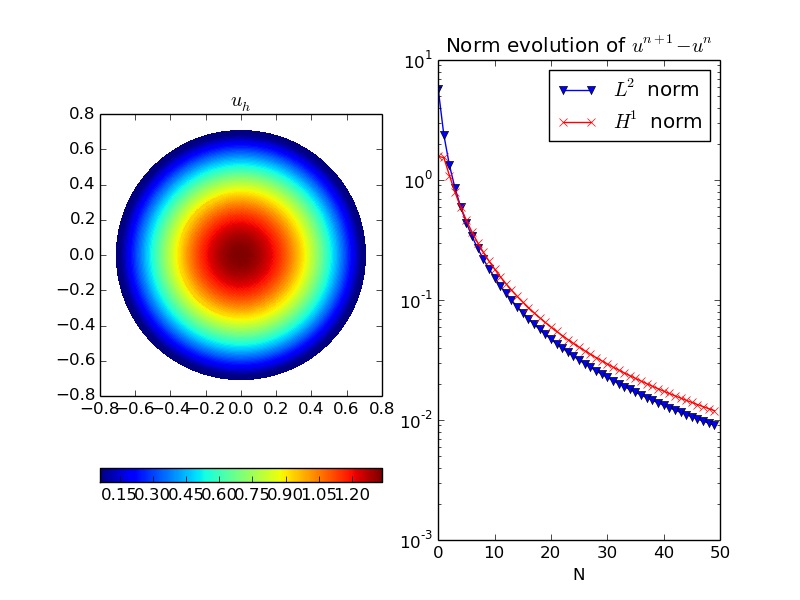

Source code (Python):
#! /usr/bin/python

# ...
try:
    from matplotlib import pyplot as plt
    PLOT=True
except ImportError:
    PLOT=False
# ...
import numpy                as np
from caid.cad_geometry import circle
from caid.cad_geometry import circle_5mp
from pigasus.gallery.poisson_nonlin import poisson_picard
import sys
import inspect
filename = inspect.getfile(inspect.currentframe()) # script filename (usually with path)

exp = np.exp ; log = np.log ; sqrt = np.sqrt

#-----------------------------------
AllDirichlet = True

try:
    nx = int(sys.argv[1])
except:
    nx = 7

try:
    ny = int(sys.argv[2])
except:
    ny = 7

try:
    px = int(sys.argv[3])
except:
    px = 2

try:
    py = int(sys.argv[4])
except:
    py = 2

radius = 1. / sqrt (2)
#geo = circle (radius=radius, n=[nx, ny], p=[px, py])
rmin = 0.5 * radius ; rmax = radius
geo = circle_5mp (rmin=rmin, rmax=rmax, n =[nx, ny], p =[px, py])
#-----------------------------------

# ...
u_exact = lambda x,y : [- 2.0 * log ( x**2 + y**2 + 0.5 )]
# ...

PDE = poisson_picard(  geometry=geo \
                     , AllDirichlet=AllDirichlet )

# ...
print ">>> Solving using Picard <<<"
# ...
if PDE.Dirichlet:
    U = PDE.unknown_dirichlet
else:
    U = PDE.unknown
# ...

from pigasus.fem.utils import function
# ...
def func(U,x,y):
    _U = U.evaluate()
    return [4. * exp (_U)]
# ...

F = function(func, fields=[U])

list_L2, list_H1 = PDE.solve(F, u0=None, maxiter=50, rtol=1.e-6,
                                    verbose=True)

print "norm using Picard  ", PDE.norm(exact=u_exact)

# ...
if PLOT:
    fig = plt.figure()

    plt.subplot(121, aspect='equal')
    U.plot(withpcolor=True, n=[50,50]) ; plt.colorbar(orientation='horizontal') ; plt.title('$u_h$')

    # plot error evolution
    plt.subplot(122)
    plt.plot(list_L2, '-vb', label='$L^2$ norm')
    plt.plot(list_H1, '-xr', label='$H^1$ norm')
    plt.xlabel('N')
    plt.semilogy()
    plt.title('Norm evolution of $u^{n+1} - u^n$')
    plt.legend()
    # ...

    plt.savefig(filename.split('.py')[0]+'.png', format='png')
    plt.clf()
# ...

PDE.free()
